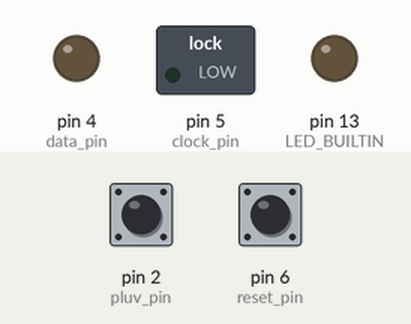
Bench run of a sketch on a simulated Arduino Uno, built with avr-gcc and run on an emulated ATmega328P. On the bench: switched loads named in the sketch (green lamp = pin HIGH), output pins drawn as LEDs (lit = HIGH). Dashed ring = blinking. Inputs (shaded band) come from the test bench; at power-on: pin 2 (pluv_pin) HIGH, pin 6 (reset_pin) LOW. Pins used as bus, display or sensor lines are not drawn.

Above: at 1.2 s.
1.3 s: pin 2 (pluv_pin) driven LOW
At 2.0 s:
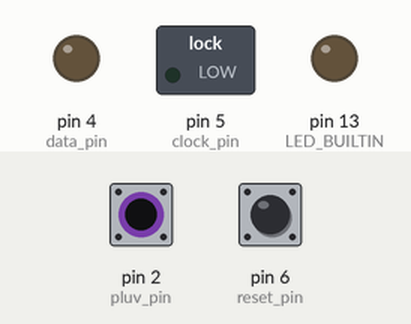
2.9 s: pin 2 (pluv_pin) pulsed HIGH 5 times (0.12 s each, 0.3 s apart)
At 4.27 s:
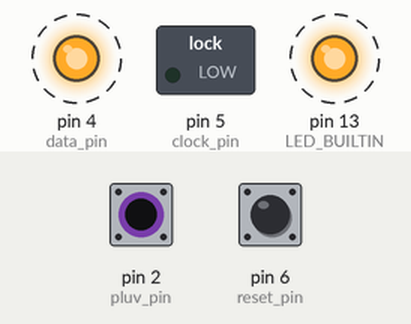
5.9 s: pin 6 (reset_pin) pulled HIGH for 0.15 s
At 5.9 s:
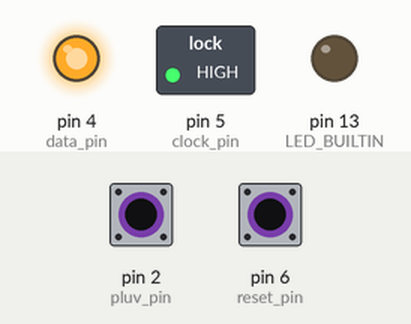
7.5 s: pin 2 (pluv_pin) pulsed HIGH 2 times (0.12 s each, 0.3 s apart)
At 7.67 s:
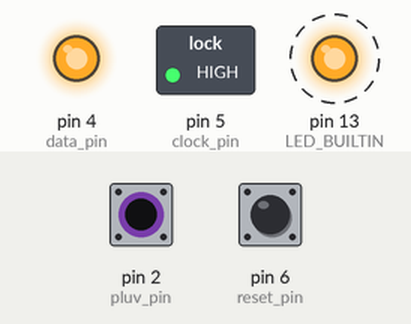
Timing chart, 0 to 10.5 s (numbered marks = the images above; inputs shaded):
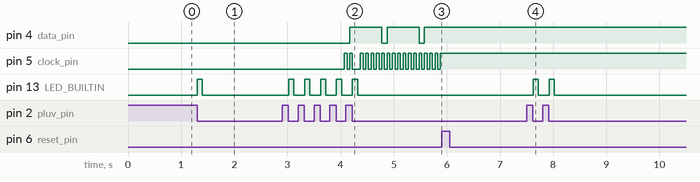

The sketch:

pluv.ino
```cpp
#include <avr/sleep.h>
#include <avr/power.h>

//pino responsavel pelo power up e down do raspberry pi
int power_pin = 7;

//pino reset serve para resetar o contador na memoria e esperar um tempo e dar shutdown na energia do raspberry
int reset_pin = 6;

//clock e data serve para enviar dados ao raspberri de forma sincronizada
int clock_pin = 5;
int data_pin = 4;

//pluvi pin quando em low conta como evento de contagem
int pluv_pin = 2;

//variaveis do modulo de envio sincrono
int clockState = LOW;
int internalClock = LOW;
int bufferPosition = LOW;
int bitPosition = LOW;


//contador que vai no buffer de dados
int counterBuffer = 0;
//tempo entre as leituras
int loop_dt = 5;

// is_rasp significa que o raspberry esta ligado e o arduino esta esperando o sinal de reset

bool is_rasp = false; // esta em comunicacao com o raspberry pi ?

//contador do pluviometro
int counter = 0;


void event(void)
{
  //avisa que houve evento
  digitalWrite(LED_BUILTIN, HIGH);
  delay(100);
  digitalWrite(LED_BUILTIN, LOW);
  counter = counter + 1;
  //Serial.print("event ");
  //Serial.println(counter);
}


int listen = 0;
void pin2Interrupt(void)
{
  /* This will bring us back from sleep. */
  /* We detach the interrupt to stop it from
   * continuously firing while the interrupt pin
   * is low.
   */
  detachInterrupt(0);
  //Serial.println("awake");
  event();
}


void enterSleep(void)
{
  // Serial.println("sleep");

  /* Setup pin2 as an interrupt and attach handler. */
  attachInterrupt(0, pin2Interrupt, LOW);
  digitalWrite(13, LOW);
  digitalWrite(power_pin , LOW);
  delay(100);
  set_sleep_mode(SLEEP_MODE_PWR_DOWN);
  sleep_enable();
  sleep_mode();
  /* The program will continue from here. */
  /* First thing to do is disable sleep. */
  sleep_disable();
}


void setup() {
  //Serial.begin(9600);
  // put your setup code here, to run once:
  pinMode(13, OUTPUT);
  pinMode(clock_pin, OUTPUT);
  pinMode(data_pin,  OUTPUT);
  pinMode(pluv_pin,  INPUT);
  pinMode(power_pin, OUTPUT);
  pinMode(reset_pin, INPUT);


  is_rasp = false;

  digitalWrite(power_pin , LOW);

  internalClock = 0;
}


//rotina que cuida dos envios dos dados para o raspberry pi
void SendData()
{
  internalClock = internalClock + 1;
  if (internalClock < 10) return;  //poucos contadores .. nem se de ao trabalho

  internalClock = 0;
  if (clockState == LOW) { clockState = HIGH; }
  else { clockState = LOW; }

  if (clockState == HIGH)
  {
    if (counterBuffer > 0)
      {
         digitalWrite(data_pin, HIGH);
         digitalWrite(13, HIGH);
      }
    else
    {
      digitalWrite(data_pin, LOW);
      digitalWrite(13, LOW);
      counterBuffer = counter + 1;
    }
    counterBuffer = counterBuffer - 1;
  }
  //tem que ser depois
  digitalWrite(clock_pin, clockState);

}

int seconds = 0; //secondos em espera
volatile int old_val = HIGH;

//rotina que le o sinal do pluviometro quando acordado
void listem_pluv()
{
  int  val = digitalRead(pluv_pin);
  if (old_val == HIGH && val == LOW)
  {
    event(); //add o contador
    seconds = 0; //sera o contador
  }
  old_val = val;

  //se o raspberry estiver desligado inicie a contagem para voltar a durmir
  if (is_rasp == false)
  {
    seconds++;
    if (loop_dt*seconds > 10 * 1000)   //10 seg para desligar a forca e dormir
    {
      //entra em sono
      delay(200);
      seconds = 0;
      digitalWrite(power_pin , LOW);   //desliga a forca
      enterSleep();
    }
  }

}


//rotina que decide se deve enviar dados para o raspberrypi
void send_to_rap()
{
  is_rasp = false;
  if (counter > 4)
  {
    is_rasp = true;
    digitalWrite(power_pin , HIGH);
    SendData();
  }
  if (digitalRead(reset_pin) == HIGH)
  {
    is_rasp = false;    //desliga a variavel que segura o raspberry pi
    counter = 0;
  }

   digitalWrite(13, LOW); //desliga o led
}


void loop()
{
  send_to_rap();
  listem_pluv();
  delay(loop_dt);
}
```

Measured:
- after the input at 1.3 s, pin 13 (LED_BUILTIN): LOW → HIGH at once, → LOW 0.10 s later
- after the input at 2.9 s, pin 4 (data_pin): alternates HIGH for 0.60 s and LOW for 0.10 s, starting after 1.3 s; pin 5 (clock_pin): goes HIGH 0.05 s, LOW 0.05 s, HIGH 0.05 s, LOW 0.15 s, 15 × (HIGH 0.05 s, LOW 0.05 s), then HIGH, starting after 1.2 s
- after the input at 5.9 s, pin 4 (data_pin), pin 5 (clock_pin): stops changing and stays HIGH
- after the input at 7.5 s, pin 13 (LED_BUILTIN): alternates HIGH for 0.10 s and LOW for 0.20 s, 4 changes in all, then stays LOW, starting after 0.12 s
